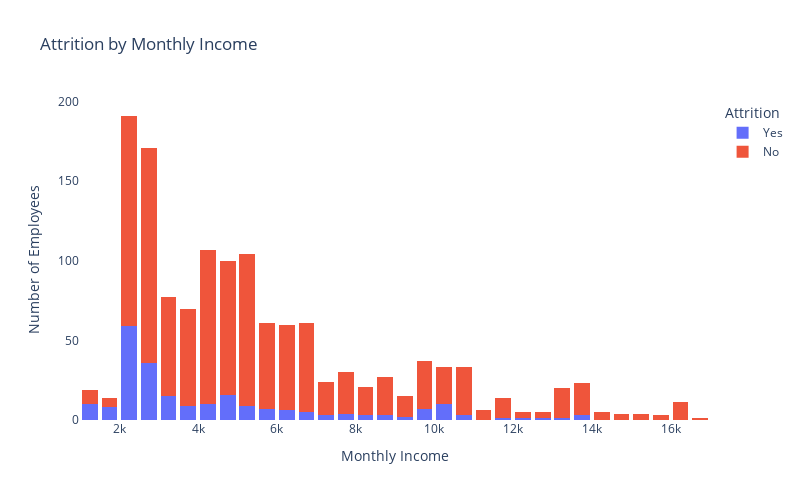

Write notebook code for a chart like this one.
### Markdown cell above
### Monthly Income

### Code cell
fig1 = px.histogram(newdf,
                  x="MonthlyIncome",
                  color="Attrition",
                  title="Attrition by Monthly Income",
                  template="plotly",
                  barmode="stack",
)

fig1.update_layout(
    xaxis_title="Monthly Income",
    yaxis_title="Number of Employees",
    legend_title="Attrition",
    showlegend=True,
    plot_bgcolor="white",
    bargap=0.2,
    width=800,
    height=500
)

fig1.show()

### Figure 1 — Plotly figure (JSON) as saved in the notebook; plotly's stock layout.template omitted (floating-point values rounded to 4 significant figures; data arrays with more than 128 entries replaced by an {"elided": "..."} marker saying what was removed)
{"data": [{"alignmentgroup": "True", "bingroup": "x", "hovertemplate": "Attrition=Yes<br>MonthlyIncome=%{x}<br>count=%{y}<extra></extra>", "legendgroup": "Yes", "marker": {"color": "#636efa", "pattern": {"shape": ""}}, "name": "Yes", "offsetgroup": "Yes", "orientation": "v", "showlegend": true, "type": "histogram", "x": {"elided": "232 int values"}, "xaxis": "x", "yaxis": "y"}, {"alignmentgroup": "True", "bingroup": "x", "hovertemplate": "Attrition=No<br>MonthlyIncome=%{x}<br>count=%{y}<extra></extra>", "legendgroup": "No", "marker": {"color": "#EF553B", "pattern": {"shape": ""}}, "name": "No", "offsetgroup": "No", "orientation": "v", "showlegend": true, "type": "histogram", "x": {"elided": "1124 int values"}, "xaxis": "x", "yaxis": "y"}], "layout": {"bargap": 0.2, "barmode": "stack", "height": 500, "legend": {"title": {"text": "Attrition"}, "tracegroupgap": 0}, "plot_bgcolor": "white", "showlegend": true, "title": {"text": "Attrition by Monthly Income"}, "width": 800, "xaxis": {"anchor": "y", "domain": [0, 1], "title": {"text": "Monthly Income"}}, "yaxis": {"anchor": "x", "domain": [0, 1], "title": {"text": "Number of Employees"}}}}
